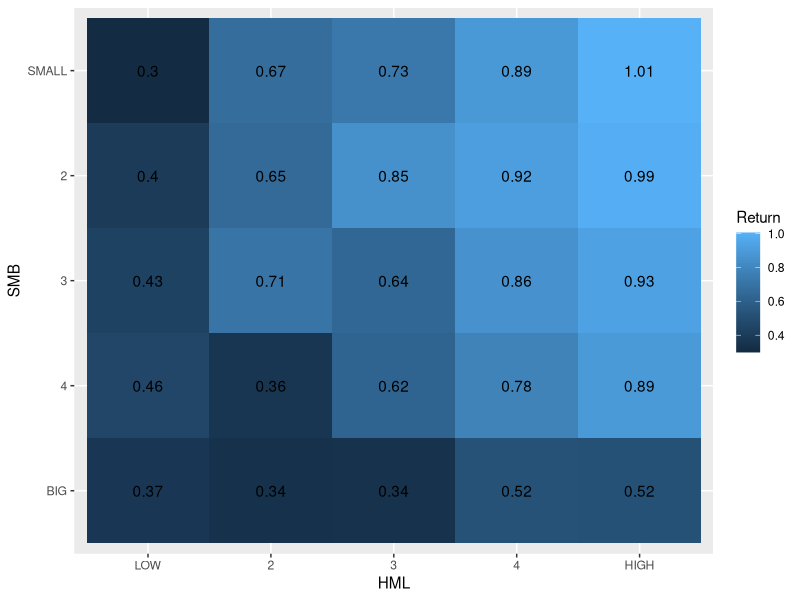
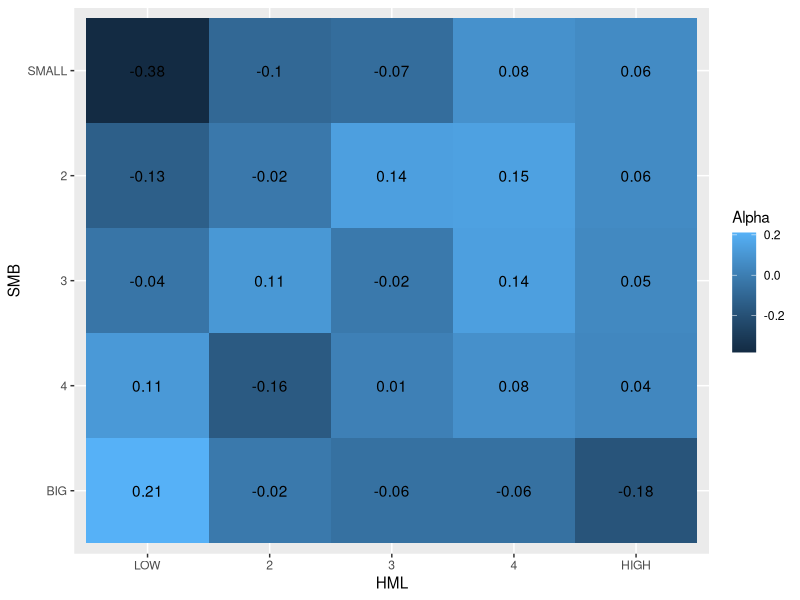
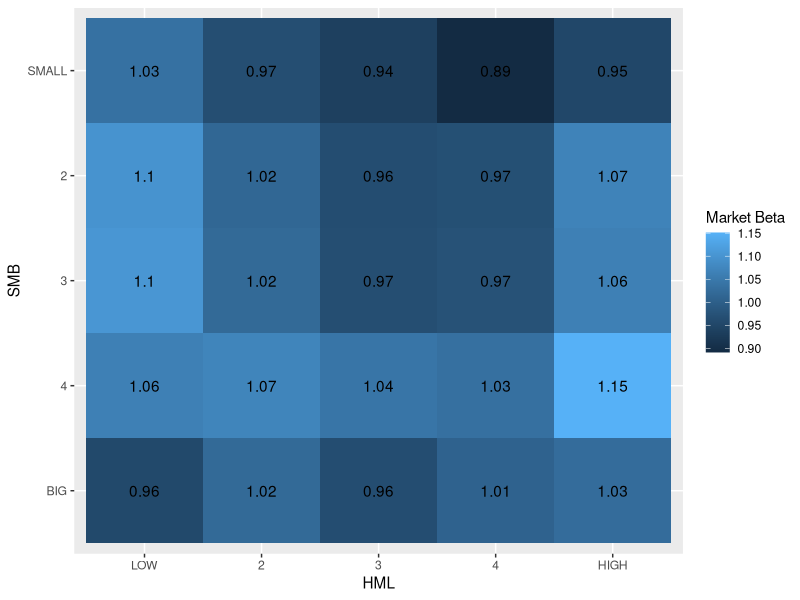
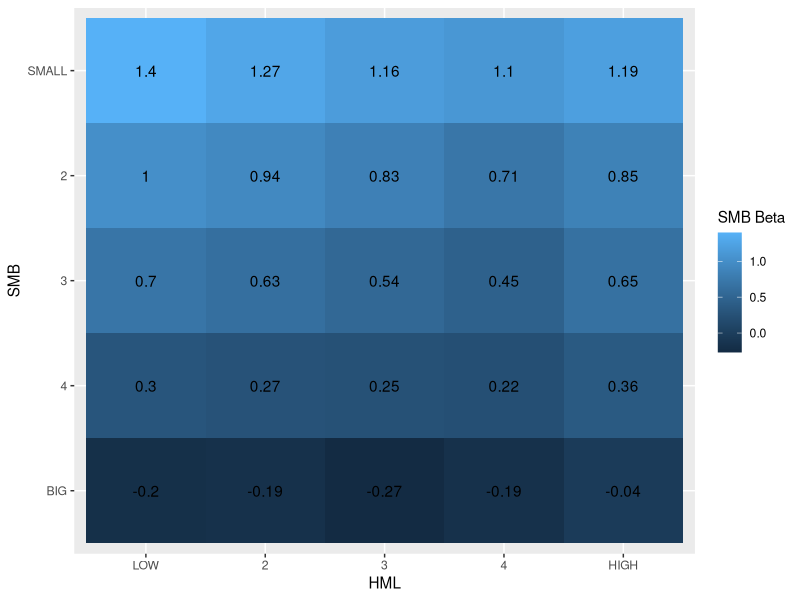
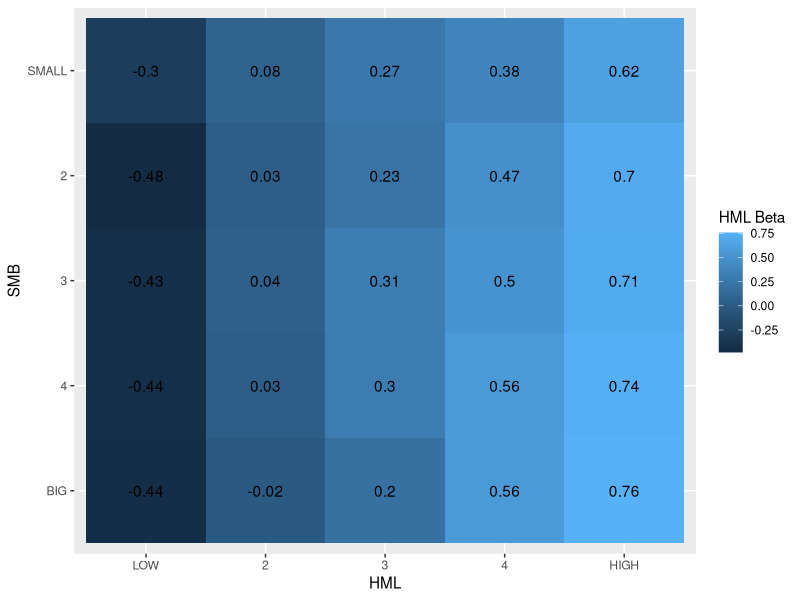

Reproduce these figures in R, in order.
##################################################################
#                                                                #
#     Replication of the Fama French Three Factor Model          #
#                                                                #
##################################################################

#1# Data preparation

library(quantmod)
library(xts)
library(ggplot2)
library (readxl)

# FF3 is the monthly data collection of the three factors from 1963/07 to 1991/12
FF3 = read_excel ("Data/FF3_196307-199112.xlsx")

# P25 is value-weighted 5*5 portfolios from 1963/07 to 1991/12
P25 = read_excel ("Data/FF3_25_ValueWeighted.xlsx")


#2# Read regression factors

# Unlist: convert the data into vector format
rmrf = unlist (FF3[, 2])
smb  = unlist (FF3[, 3])
hml  = unlist (FF3[, 4])
rf   = unlist (FF3[, 5])
ri   = unlist (P25[, 2])
rirf = unlist (ri-rf) 
rirf 


#3# Start batch regressing 25 portfolios 

results = list ()

# Data starts from the 2nd col of P25
for (i in 1: (ncol (P25) - 1)) { 
  rirf = unlist (P25[, i + 1]) - rf   
     y = lm (rirf ~ rmrf + smb + hml)
  results [[i]] = summary (y)
}

# Set up empty vectors

betas      = vector ()
std.errors = vector ()
t.values   = vector ()
R.squareds = vector ()

# Save all betas' regression results

for (i in 1: (ncol (P25) - 1)) {
       betas = cbind (betas, results[[i]]$coefficients[, 1])
  std.errors = cbind (std.errors,results[[i]]$sigma)
    t.values = cbind (t.values, results[[i]]$coefficients[, 3])
  R.squareds = cbind (R.squareds, results[[i]]$adj.r.squared)
}

# Give names
colnames (betas) = colnames (P25)[-1]


#4# Resize the output to 5x5 format like Fama French paper
resize = function (x) {
  return (matrix (x, nrow=5, byrow = TRUE, 
                  dimnames = list (c ("SMALL", "2", "3", "4", "BIG"), c ("LOW", "2", "3", "4", "HIGH"))))
}

# Resize alpha (intercept)
alpha = resize (betas[1, ])
alpha

# Resize beta
market.beta = resize (betas[2, ])
SMB.beta    = resize (betas[3, ])
HML.beta    = resize (betas[4, ])

# Display betas
market.beta
SMB.beta
HML.beta

# Resize t-stats
market.t = resize (t.values[2,])
SMB.t    = resize (t.values[3,])
HML.t    = resize (t.values[4,])
market.t

# Resize R-squareds
resize (R.squareds)
resize (std.errors)

# Create a table with all coefficients and t statistics
coef.t = cbind (rbind (alpha, market.beta, SMB.beta, HML.beta), 
                 rbind (resize (t.values[1,]), market.t, SMB.t, HML.t))
View (coef.t)


# heat map
heat.plot = function(df, legend.label = "Return"){
  # prepare data into 25 rows vector
  plot.data        = expand.grid(HML = c("LOW", "2", "3", "4", "HIGH"),
                            SMB = c("SMALL", "2", "3", "4", "BIG"))
  plot.data$Return = matrix(df, nrow = 25)

  # plot
  ggplot(data = plot.data, aes(x = HML, y = SMB, fill = Return)) + 
    geom_tile() + 
    scale_y_discrete(limits = rev(levels(plot.data$SMB))) +
    geom_text(aes(label=round(Return, digits = 2))) + 
    labs(fill = legend.label)
}

# mean excess return of the 25 FF portfolios
heat.plot(colMeans(P25[,-1] - FF3$RF))

heat.plot(betas[1, ], "Alpha")
heat.plot(betas[2, ], "Market Beta")
heat.plot(betas[3, ], "SMB Beta")
heat.plot(betas[4, ], "HML Beta")

